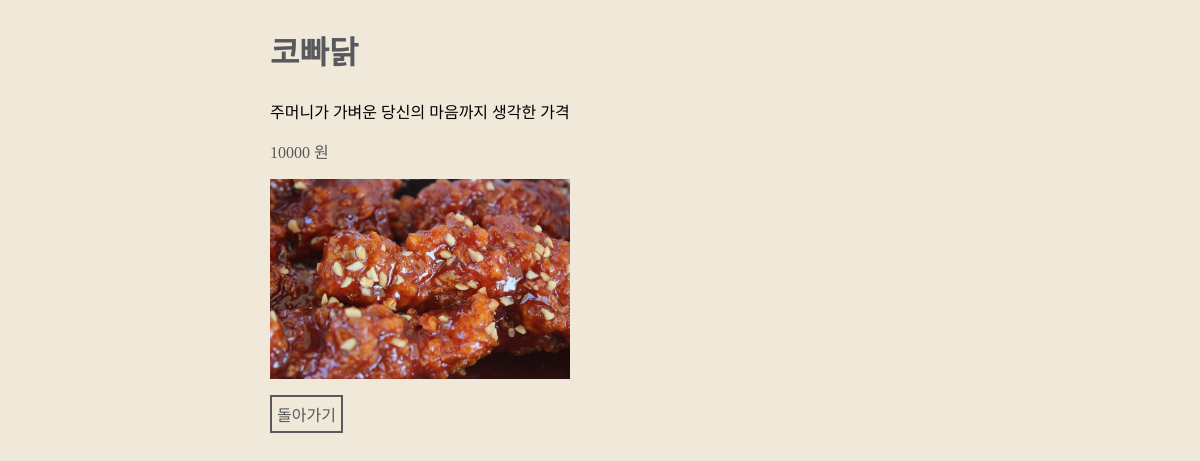
/foods/menu/1/, run on the app's committed database.
### foods/models.py (models this page shows, shortened)
class Menu(models.Model):
    name = models.CharField(max_length=50)
    description = models.CharField(max_length=100)
    price = models.IntegerField()
    img_path = models.CharField(max_length=255)

### foods/views.py (the view)
# urls.py: path('menu/<int:pk>/', views.food_detail),
def food_detail(request, pk):
    context = {}
    menu = Menu.objects.get(id=pk)
    context["menu"] = menu
    return render(request, 'foods/detail.html', context = context)

### foods/templates/foods/detail.html (shortened to what this page needs)
{% load static %}
<!DOCTYPE html>
<html>
<head>
  <link rel="stylesheet" href={% static 'foods/css/styles_detail.css'%}>
</head>
    <body>
        <div class="food-detail">
            <h2>{{menu.name}}</h2>
            <div>{{menu.description}}</div>
            <p>{{menu.price}} 원</p>
            <img src={% get_static_prefix %}{{menu.img_path}}>
            <a href="/foods/menu/">돌아가기</a>
        </div>
    </body>
</html>

### foods/static/foods/css/styles_detail.css (style rules this page uses)
* { box-sizing: border-box; font-family: Jua; }
body { background-color : #f0e8d9; }
h2 { font-size:32px; color: #58595e; }
.food-detail { width:660px; margin-left: auto; margin-right: auto; }
.food-detail p { color: #58595b; font-size: 16px; text-align: left; }
.food-detail img { display: block; margin-bottom: 16px; width: 300px; height: 200px; }
.food-detail a { color: #58595b; font-size: 16px; text-decoration: none; border: #58595b 2px solid; padding: 5px; display: inline-block; }

### data on the page
Menu: name "코빠닭", description "주머니가 가벼운 당신의 마음까지 생각한 가격", price "10000", img_path (picture)
